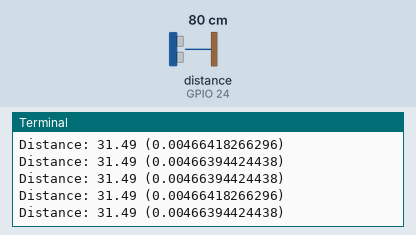
Recording of a program running on a simulated Raspberry Pi (BCM pin numbers). Parts: the last lines printed to the terminal. The inputs (shaded band) are chosen by the test bench; at power-on: distance to the obstacle (sensor on GPIO 24) 80 cm. The echo pulse lasts 58.3 µs per cm; the clock reads 2024-03-15 10:24:30 at power-on unless the program sets it.

Above: at 1.7 s.
1.8 s: distance to the obstacle (sensor on GPIO 24) set to 2 cm
At 1.86 s:
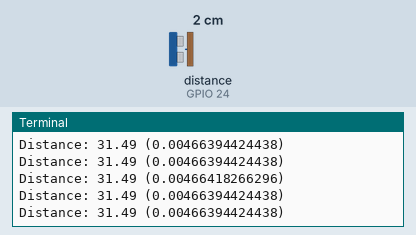
3.3 s: distance to the obstacle (sensor on GPIO 24) set to 4 cm
At 3.46 s:
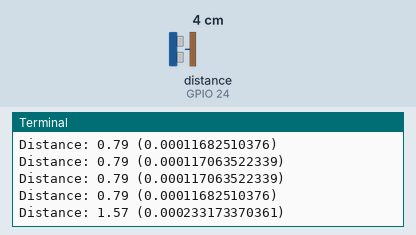
Timing chart, 0 to 6.3 s (numbered marks = the images above; inputs shaded):
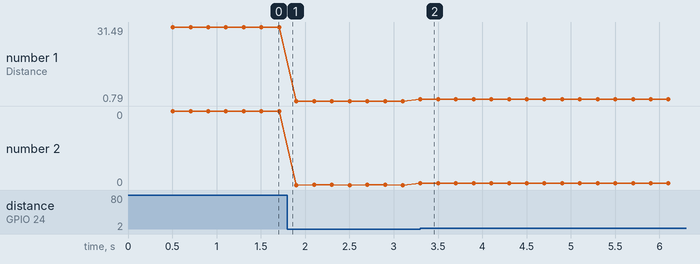

Measured:
- after the input at 3.3 s, the terminal: prints a new line at once (image 2)
- plotted number 1: 31.49 → 0.79 after the input at 1.8 s, 0.79 → 1.57 after the input at 3.3 s
- plotted number 2: 0 → 0 after the input at 1.8 s, 0 → 0 after the input at 3.3 s

The program:

sonar2.py
```python
import RPi.GPIO as GPIO
import time

GPIO.setmode(GPIO.BCM)

portTrig = 23
portEcho = 24

GPIO.setup(portTrig, GPIO.OUT)
GPIO.setup(portEcho, GPIO.IN, pull_up_down=GPIO.PUD_DOWN)

pulse_start= time.time()

def process_pulse(channel):
    global pulse_start

    if GPIO.input(portEcho):
        pulse_start = time.time()
        pulse_end = pulse_start
    else:
        pulse_end = time.time()
        calculate(pulse_start, pulse_end)

def calculate(start, end):
    pulse_duration = end - start

    if pulse_duration  < 0.023:  # otherwise timeout
        #distance = (duration / 2) * speed_of_sound
        #speed_of_sound = 343 m/s = 34300 cm/s = 1125 ft/s = 13504 in/s
        distance = (pulse_duration / 2) * 13504

        print "Distance: {:0.2f} ({})".format(distance, pulse_duration)


GPIO.add_event_detect(portEcho, GPIO.BOTH, callback=process_pulse)

#reset Trigger and let settle
GPIO.output(portTrig, False)
time.sleep(0.5)

#Start ranging
try:
    while True:
        GPIO.output(portTrig, True)
        time.sleep(0.00001)
        GPIO.output(portTrig, False)

        time.sleep(0.2)

except KeyboardInterrupt:
    pass

finally:
    GPIO.cleanup()
```
